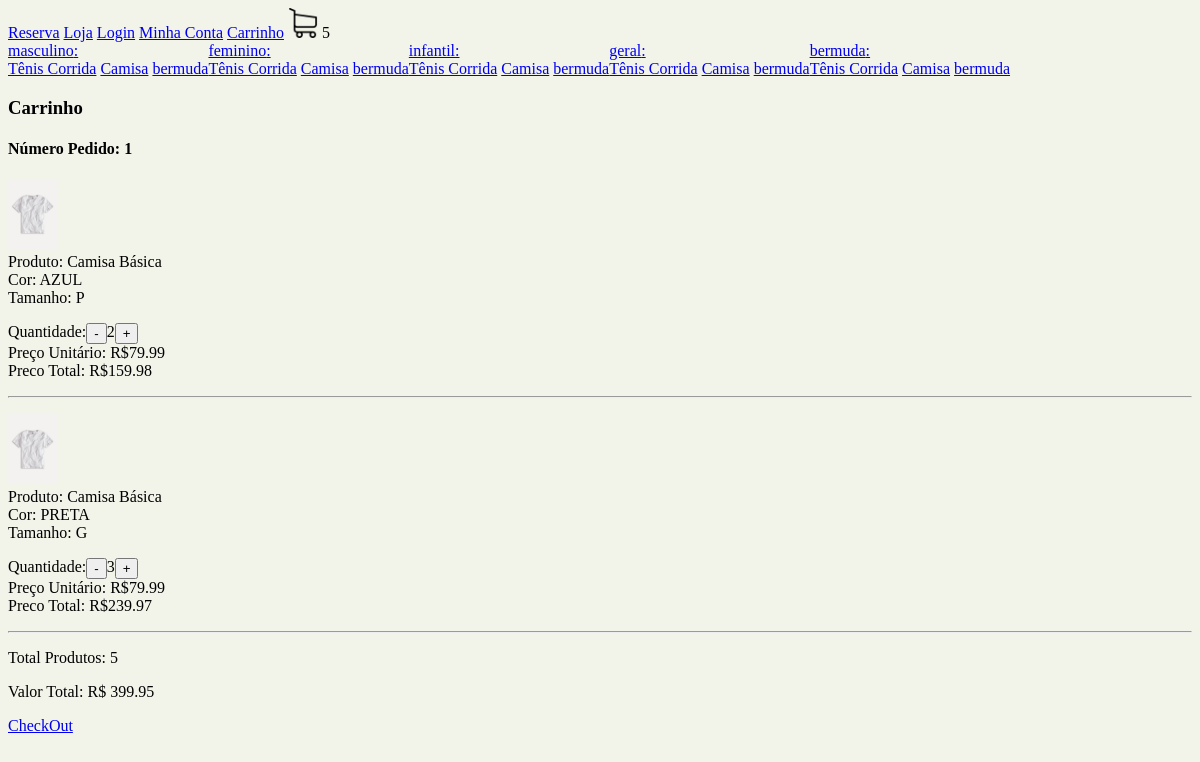
Page /carrinho/ (signed in) on the earlier database version.
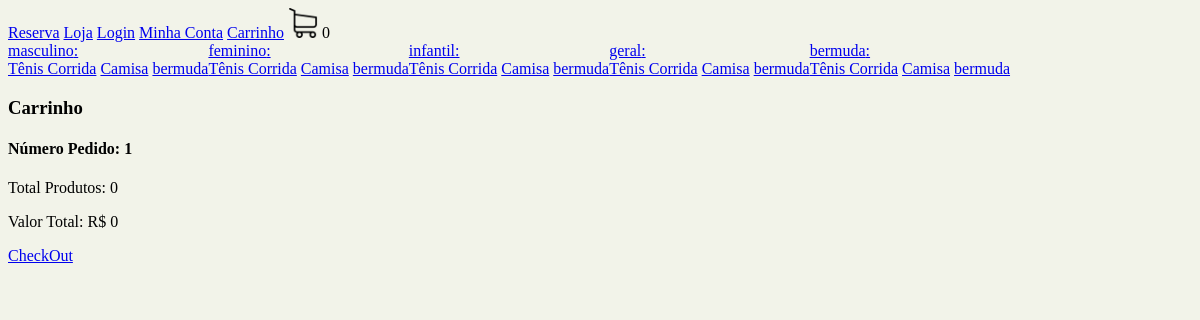
Same page on the later database version.
### loja/models.py (models this page shows, shortened)
class Categoria(models.Model): #(Masculino, Feminino, Infantil)
    nome = models.CharField(max_length=200, null=True, blank=True)

class Tipo(models.Model): #(Camisa, Camiseta, Bermuda, Calça etx)
    nome = models.CharField(max_length=200, null=True, blank=True)

class ItensPedido(models.Model):
    quantidade =   models.IntegerField(default=0)
    item_estoque = models.ForeignKey(ItemEstoque, null=True, blank=True, on_delete=models.SET_NULL)
    pedido =       models.ForeignKey(Pedido, null=True, blank=True, on_delete=models.SET_NULL)
    @property
    def preco_total(self):
        return self.quantidade * self.item_estoque.produto.preco

class ItemEstoque(models.Model):
    produto =    models.ForeignKey(Produto, null=True, blank=True, on_delete=models.SET_NULL)
    cor =        models.ForeignKey(Cor, null=True, blank=True, on_delete=models.SET_NULL)
    tamanho =    models.CharField(max_length=200, null=True, blank=True)
    quantidade = models.IntegerField(default=0)

class Produto(models.Model):
    imagem =    models.ImageField(null=True, blank=True)
    nome =      models.CharField(max_length=200, null=True, blank=True)
    preco =     models.DecimalField(max_digits=10, decimal_places=2)
    ativo =     models.BooleanField(default=True)
    categoria = models.ForeignKey(Categoria, null=True, blank=True, on_delete=models.SET_NULL)
    tipo =      models.ForeignKey(Tipo, null=True, blank=True, on_delete=models.SET_NULL)

class Cor(models.Model):
    nome = models.CharField(max_length=200, null=True, blank=True)
    codigo = models.CharField(max_length=200, null=True, blank=True)

class Pedido(models.Model):
    codigo_transacao = models.CharField(max_length=200, null=True, blank=True)
    finalizado =       models.BooleanField(default=False)
    data_finalizacao = models.DateTimeField(null=True, blank=True)
    cliente =          models.ForeignKey(Cliente, null=True, blank=True, on_delete=models.SET_NULL)
    endereco =         models.ForeignKey(Endereco, null=True, blank=True, on_delete=models.SET_NULL)
    @property
    def quantidade_total(self):
        itens_pedido = ItensPedido.objects.filter(pedido__id=self.id)
        quantidade = sum([item.quantidade for item in itens_pedido])
        return quantidade
    @property
    def preco_total(self):
        itens_pedido = ItensPedido.objects.filter(pedido__id=self.id)
        preco = sum([item.preco_total for item in itens_pedido])
        return preco

### loja/views.py (the view, shortened to what this page needs)
# urls.py: path('carrinho/', carrinho, name="carrinho"),
def carrinho(request):
    if request.user.is_authenticated:
        cliente = request.user.cliente
    pedido, criado = Pedido.objects.get_or_create(cliente=cliente, finalizado=False)
    itens_pedido = ItensPedido.objects.filter(pedido=pedido)
    context = {"itens_pedido": itens_pedido, "pedido": pedido, "cliente_existente": True}
    return render(request, 'carrinho.html', context)

### loja/novos_context.py (called while the page is built)
def carrinho(request):
    quantidade_produtos_carrinho = 0
    if request.user.is_authenticated:
        cliente = request.user.cliente
    else:
        if request.COOKIES.get('id_sessao'):
            id_sessao = request.COOKIES.get('id_sessao')
            cliente, criado = Cliente.objects.get_or_create(id_sessao=id_sessao)
        else:
            return {"quantidade_produtos_carrinho":quantidade_produtos_carrinho}
    pedido, criado = Pedido.objects.get_or_create(cliente=cliente, finalizado=False)
    itens_pedido = ItensPedido.objects.filter(pedido=pedido)
    for item in itens_pedido:
        quantidade_produtos_carrinho += item.quantidade
    return {"quantidade_produtos_carrinho":quantidade_produtos_carrinho}

def categorias_tipos(request):
    categorias = Categoria.objects.all()
    tipos = Tipo.objects.all()
    return {"categorias":categorias, "tipos":tipos}

### loja/templates/carrinho.html (shortened to what this page needs)
{% extends "base.html" %}
{% load static %}
{% block  body %}
<h3>Carrinho</h3>
{% if cliente_existente %}
    <h4>Número Pedido: {{pedido.id}}</h4>
    {% for item in itens_pedido %}
    <p>
        <img src="{{ item.item_estoque.produto.imagem.url }}" width="50px" height="70px" alt=""><br>
        Produto: {{item.item_estoque.produto.nome}}<br>
        Cor: {{item.item_estoque.cor.nome}}<br>
        Tamanho: {{item.item_estoque.tamanho}}<br>
        <div style="display:flex">
            Quantidade:
            <form method="POST" action="{% url 'remover_carrinho' item.item_estoque.produto.id %}">
                <button type="submit">-</button>
            </form>
            {{item.quantidade}}
            <form method="POST" action="{% url 'adicionar_carrinho' item.item_estoque.produto.id %}">
                <button type="submit">+</button>
            </form>
        </div>
        Preço Unitário: R${{item.item_estoque.produto.preco}}<br>
        Preco Total: R${{item.preco_total}}
    </p>
    <hr>
    {% endfor %}
    <p>Total Produtos: {{pedido.quantidade_total}}<br></p>
    <p>Valor Total: R$ {{pedido.preco_total}}<br></p>
    <a href="{% url 'checkout' %}">CheckOut</a>
{% else %}
    <h3>Seu carrinho está vazio</h3>
    <a href="{% url "loja" %}">Visite nossa loja</a>
{% endif %}
{% endblock  %}

### loja/templates/navbar.html
{% load static %}
<nav>
    <a href="{% url 'homepage' %}">Reserva</a>
    <a href="{% url 'loja' %}">Loja</a>
    <a href="{% url 'login' %}">Login</a>
    <a href="{% url 'minha_conta' %}">Minha Conta</a>
    <a href="{% url 'carrinho' %}">Carrinho</a>
    <img src="{% static 'images/carrinho.png' %}" width="30px" height="30px" alt="">
    {{ quantidade_produtos_carrinho }}
    <div style="display: flex;">
        {% for categoria in categorias %}
        <div>
            <a href="{% url 'loja' %}{{categoria.nome}}">{{categoria.nome}}: </a>
            <br>
            {% for tipo in tipos %}
                <a href='{% url 'loja' %}{{categoria.nome}}-{{tipo.nome}}'>{{tipo.nome}}</a>
            {% endfor %}
        </div>
        {% endfor %}
    </div>
</nav>

Differences in the rows shown:
removed ItensPedido: item_estoque.produto.imagem (picture), item_estoque.produto.nome "Camisa Básica", item_estoque.cor.nome "AZUL", item_estoque.tamanho "P", quantidade "2", item_estoque.produto.preco "79.99", preco_total "159.98"
removed ItensPedido: item_estoque.produto.imagem (picture), item_estoque.produto.nome "Camisa Básica", item_estoque.cor.nome "PRETA", item_estoque.tamanho "G", quantidade "3", item_estoque.produto.preco "79.99", preco_total "239.97"
computed for Pedido id 1: quantidade_total "5" → "0"; preco_total "399.95" → "0"
Other differences:
{{ quantidade_produtos_carrinho }}: "5" → "0"
